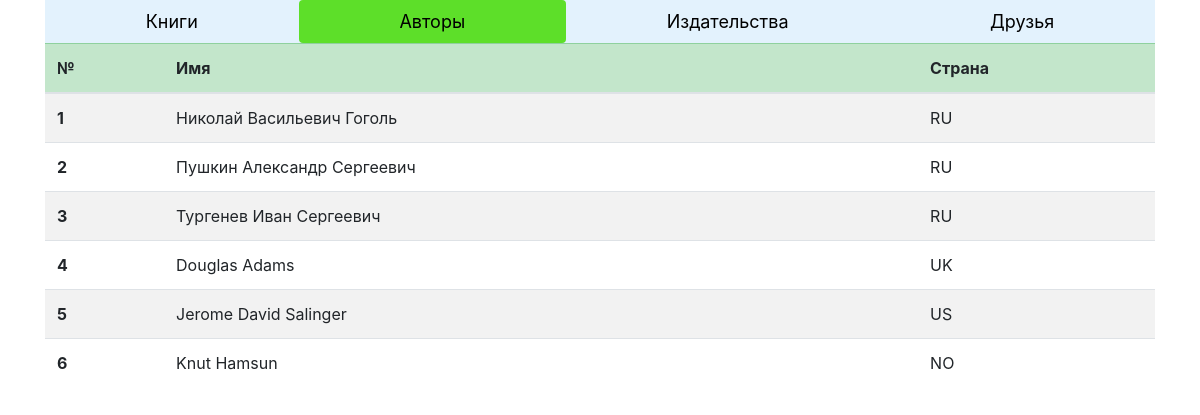
Page /author/ on the committed database.
### p_library/models.py (models this page shows, shortened)
class Author(models.Model):
    full_name = models.TextField()
    birth_year = models.SmallIntegerField()
    country = models.CharField(max_length=2)

### p_library/views.py (the view)
# urls.py: path('author/', AuthorRead.as_view(), name='author_read'),
class AuthorRead(ListView):
    model = Author
    template_name = 'author_read.html'

### p_library/templates/author_read.html
{% extends 'base.html' %}
{% block navigate %}
<ul class="nav nav-pills nav-fill text-center" style="background-color: #e3f2fd;">
    <li class="nav-item text-center">
        <a class="nav-link text-dark" href="/">Книги</a>
    </li>
    <li class="nav-item">
        <a class="nav-link active" href="/author/">Авторы</a>
    </li>
    <li class="nav-item">
        <a class="nav-link text-dark" href="/publishers/">Издательства</a>
    </li>
    <li class="nav-item">
        <a class="nav-link text-dark" href="/friend/">Друзья</a>
    </li>
</ul>
{% endblock %}
{% block content %}
<table class="table table-striped">
    <thead class="table-success">
        <tr>
            <th scope="col">№</th>
            <th scope="col">Имя</th>
            <th scope="col">Страна</th>
        </tr>
    </thead>
    <tbody>
        {% for author in object_list %}
        <tr>
            <th scope="row">{{ forloop.counter }}</th>
            <td>{{ author.full_name }}</td>
            <td>{{ author.country }}</td>
        </tr>
        {% endfor %}
    </tbody>
</table>
{% endblock %}

### p_library/templates/base.html (shortened to what this page needs)
{% load static %}
<!DOCTYPE html>
<html lang="en">
    <head>
        <link rel="stylesheet" href="https://cdn.jsdelivr.net/npm/bootstrap@4.5.3/dist/css/bootstrap.min.css">
        <link rel="stylesheet" href="{% static 'p_library/style.css' %}">
    </head>
    <body>
        <div class="container">
            {% block navigate %}
            {% endblock %}
            {% block content %}
            {% endblock %}
        </div>
    </body>
</html>

### static/p_library/style.css (style rules this page uses)
.nav-link { font-size: 18px; color: black !important; }
.nav-pills .nav-link.active, .nav-pills .show>.nav-link { background-color: rgb(93, 223, 41) !important; }

### rows in the picture
Author: full_name "Николай Васильевич Гоголь", country "RU"
Author: full_name "Пушкин Александр Сергеевич", country "RU"
Author: full_name "Тургенев Иван Сергеевич", country "RU"
Author: full_name "Douglas Adams", country "UK"
Author: full_name "Jerome David Salinger", country "US"
Author: full_name "Knut Hamsun", country "NO"
